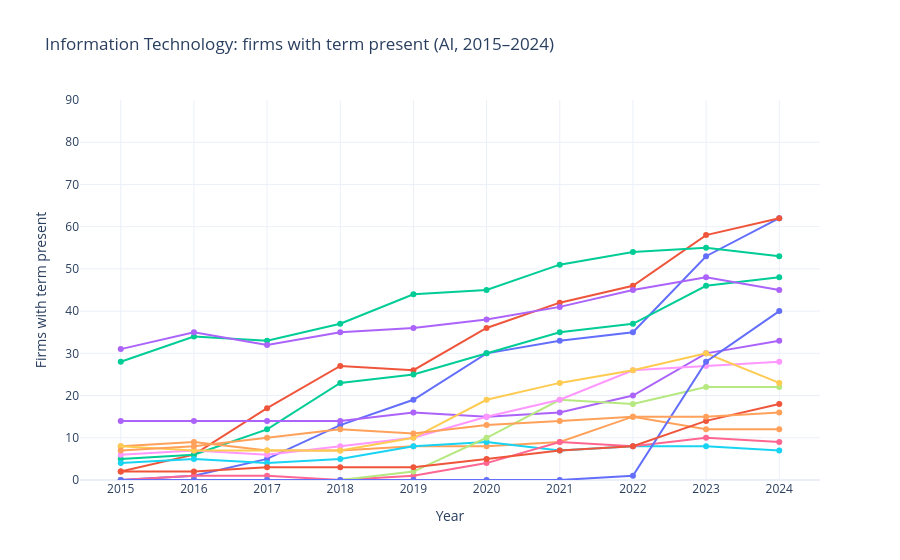
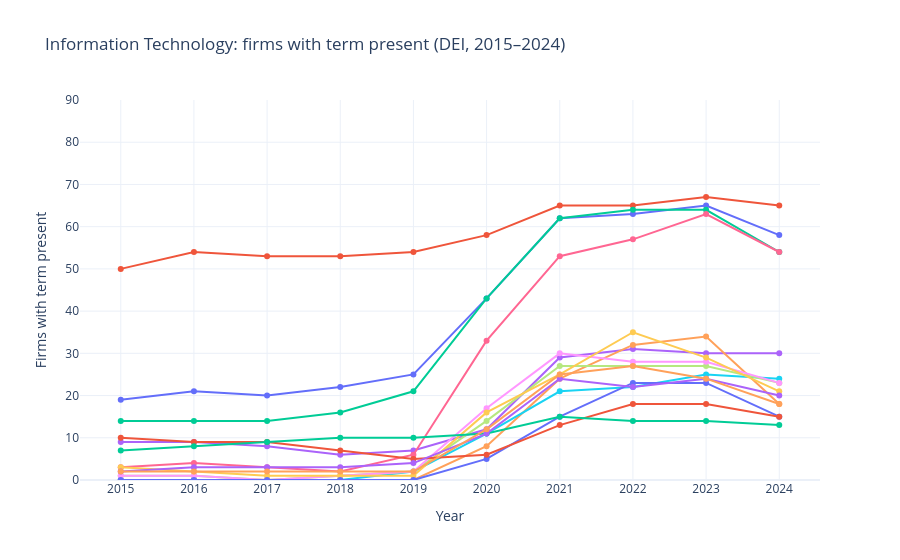

Notebook code for these charts, in order:
### Code cell
import polars as pl
import plotly.express as px
import plotly.io as pio
import yaml

pio.renderers.default = "vscode"

PARQUET_FILE = "spy_10k_2015_present.parquet"
LEXICON_FILE = "AI_DEI_Lexicon.yml"
SECTOR = "Information Technology"
START_YEAR = 2015
END_YEAR = 2024
TOP_N = 15
CHUNK_SIZE = 30
Y_MAX = 90  # fixed max

with open(LEXICON_FILE, "r", encoding="utf-8") as f:
    lex = yaml.safe_load(f)

buckets = {
    "AI": list(lex.get("ai") or []),
    "DEI": list(lex.get("dei") or []),
}

base = (
    pl.scan_parquet(PARQUET_FILE)
      .select(["cik", "gics_sector", "filing_period", "text"])
      .with_columns(
          pl.col("cik").cast(pl.Utf8),
          pl.col("gics_sector").cast(pl.Utf8),
          pl.col("filing_period").cast(pl.Date),
          pl.col("text").cast(pl.Utf8).fill_null(""),
          pl.col("filing_period").cast(pl.Date).dt.year().alias("year"),
      )
      .filter(
          (pl.col("gics_sector") == SECTOR)
          & (pl.col("year") >= START_YEAR)
          & (pl.col("year") <= END_YEAR)
          & pl.col("cik").is_not_null()
      )
      .select(["cik", "year", "text"])
)

def year_term_counts(patterns: list[str]) -> pl.DataFrame:
    if not patterns:
        return pl.DataFrame({"year": []})

    parts = []
    for start in range(0, len(patterns), CHUNK_SIZE):
        chunk = patterns[start:start + CHUNK_SIZE]
        cols = [f"t{start+i:03d}" for i in range(len(chunk))]

        with_terms = (
            base.with_columns([pl.col("text").str.contains(p).alias(c) for p, c in zip(chunk, cols)])
                .select(["cik", "year"] + cols)
        )

        # What this does: collapse multiple rows per firm-year (any section hit -> 1)
        firm_year = with_terms.group_by(["cik", "year"]).agg([pl.max(c).alias(c) for c in cols])

        # What this does: count firms with term present per year
        parts.append(
            firm_year.group_by("year")
                     .agg([pl.sum(c).cast(pl.Int64).alias(c) for c in cols])
                     .sort("year")
                     .collect()
        )

    out = parts[0]
    for part in parts[1:]:
        out = out.join(part, on="year", how="inner")
    return out

def plot_bucket(patterns: list[str], bucket_name: str):
    counts = year_term_counts(patterns)
    if counts.is_empty():
        return

    id_to_pattern = {f"t{i:03d}": patterns[i] for i in range(len(patterns))}

    long_df = (
        counts.melt(id_vars="year", variable_name="term_id", value_name="n_firms_with_term")
              .with_columns(pl.col("term_id").replace(id_to_pattern).alias("pattern"))
    )

    totals = (
        long_df.group_by("pattern")
               .agg(pl.sum("n_firms_with_term").alias("total"))
               .sort("total", descending=True)
    )

    top_patterns = totals.head(TOP_N).get_column("pattern").to_list()
    plot_df = long_df.filter(pl.col("pattern").is_in(top_patterns)).to_pandas()

    fig = px.line(
        plot_df,
        x="year",
        y="n_firms_with_term",
        color="pattern",
        markers=True,
        title=f"{SECTOR}: firms with term present ({bucket_name}, {START_YEAR}–{END_YEAR})",
        labels={"year": "Year", "n_firms_with_term": "Firms with term present"},
    )

    fig.update_layout(template="plotly_white", hovermode="x unified", showlegend=False)
    fig.update_xaxes(tickmode="linear", tick0=START_YEAR, dtick=1)
    fig.update_yaxes(tickmode="linear", tick0=0, dtick=10, range=[0, Y_MAX])
    fig.show()

for bucket_name, patterns in buckets.items():
    plot_bucket(patterns, bucket_name)

### Figure 1 — Plotly figure (JSON) as saved in the notebook; plotly's stock layout.template omitted (floating-point values rounded to 4 significant figures)
{"data": [{"hovertemplate": "pattern=(?i)\\bai\\b<br>Year=%{x}<br>Firms with term present=%{y}<extra></extra>", "legendgroup": "(?i)\\bai\\b", "line": {"color": "#636efa", "dash": "solid"}, "marker": {"symbol": "circle"}, "mode": "lines+markers", "name": "(?i)\\bai\\b", "orientation": "v", "showlegend": true, "type": "scatter", "x": [2015, 2016, 2017, 2018, 2019, 2020, 2021, 2022, 2023, 2024], "xaxis": "x", "y": [0, 1, 5, 13, 19, 30, 33, 35, 53, 62], "yaxis": "y"}, {"hovertemplate": "pattern=(?i)\\bartificial[-\\s]+intelligence\\b<br>Year=%{x}<br>Firms with term present=%{y}<extra></extra>", "legendgroup": "(?i)\\bartificial[-\\s]+intelligence\\b", "line": {"color": "#EF553B", "dash": "solid"}, "marker": {"symbol": "circle"}, "mode": "lines+markers", "name": "(?i)\\bartificial[-\\s]+intelligence\\b", "orientation": "v", "showlegend": true, "type": "scatter", "x": [2015, 2016, 2017, 2018, 2019, 2020, 2021, 2022, 2023, 2024], "xaxis": "x", "y": [2, 6, 17, 27, 26, 36, 42, 46, 58, 62], "yaxis": "y"}, {"hovertemplate": "pattern=(?i)\\bmachine[-\\s]+learning\\b<br>Year=%{x}<br>Firms with term present=%{y}<extra></extra>", "legendgroup": "(?i)\\bmachine[-\\s]+learning\\b", "line": {"color": "#00cc96", "dash": "solid"}, "marker": {"symbol": "circle"}, "mode": "lines+markers", "name": "(?i)\\bmachine[-\\s]+learning\\b", "orientation": "v", "showlegend": true, "type": "scatter", "x": [2015, 2016, 2017, 2018, 2019, 2020, 2021, 2022, 2023, 2024], "xaxis": "x", "y": [5, 6, 12, 23, 25, 30, 35, 37, 46, 48], "yaxis": "y"}, {"hovertemplate": "pattern=(?i)\\balgorithms?\\b<br>Year=%{x}<br>Firms with term present=%{y}<extra></extra>", "legendgroup": "(?i)\\balgorithms?\\b", "line": {"color": "#ab63fa", "dash": "solid"}, "marker": {"symbol": "circle"}, "mode": "lines+markers", "name": "(?i)\\balgorithms?\\b", "orientation": "v", "showlegend": true, "type": "scatter", "x": [2015, 2016, 2017, 2018, 2019, 2020, 2021, 2022, 2023, 2024], "xaxis": "x", "y": [14, 14, 14, 14, 16, 15, 16, 20, 30, 33], "yaxis": "y"}, {"hovertemplate": "pattern=(?i)\\bclassification\\b<br>Year=%{x}<br>Firms with term present=%{y}<extra></extra>", "legendgroup": "(?i)\\bclassification\\b", "line": {"color": "#FFA15A", "dash": "solid"}, "marker": {"symbol": "circle"}, "mode": "lines+markers", "name": "(?i)\\bclassification\\b", "orientation": "v", "showlegend": true, "type": "scatter", "x": [2015, 2016, 2017, 2018, 2019, 2020, 2021, 2022, 2023, 2024], "xaxis": "x", "y": [8, 9, 7, 7, 8, 8, 9, 15, 12, 12], "yaxis": "y"}, {"hovertemplate": "pattern=(?i)\\bdata[-\\s]+science\\b<br>Year=%{x}<br>Firms with term present=%{y}<extra></extra>", "legendgroup": "(?i)\\bdata[-\\s]+science\\b", "line": {"color": "#19d3f3", "dash": "solid"}, "marker": {"symbol": "circle"}, "mode": "lines+markers", "name": "(?i)\\bdata[-\\s]+science\\b", "orientation": "v", "showlegend": true, "type": "scatter", "x": [2015, 2016, 2017, 2018, 2019, 2020, 2021, 2022, 2023, 2024], "xaxis": "x", "y": [4, 5, 4, 5, 8, 9, 7, 8, 8, 7], "yaxis": "y"}, {"hovertemplate": "pattern=(?i)\\bfairness\\b<br>Year=%{x}<br>Firms with term present=%{y}<extra></extra>", "legendgroup": "(?i)\\bfairness\\b", "line": {"color": "#FF6692", "dash": "solid"}, "marker": {"symbol": "circle"}, "mode": "lines+markers", "name": "(?i)\\bfairness\\b", "orientation": "v", "showlegend": true, "type": "scatter", "x": [2015, 2016, 2017, 2018, 2019, 2020, 2021, 2022, 2023, 2024], "xaxis": "x", "y": [0, 1, 1, 0, 1, 4, 9, 8, 10, 9], "yaxis": "y"}, {"hovertemplate": "pattern=(?i)\\bbias\\b<br>Year=%{x}<br>Firms with term present=%{y}<extra></extra>", "legendgroup": "(?i)\\bbias\\b", "line": {"color": "#B6E880", "dash": "solid"}, "marker": {"symbol": "circle"}, "mode": "lines+markers", "name": "(?i)\\bbias\\b", "orientation": "v", "showlegend": true, "type": "scatter", "x": [2015, 2016, 2017, 2018, 2019, 2020, 2021, 2022, 2023, 2024], "xaxis": "x", "y": [0, 0, 0, 0, 2, 10, 19, 18, 22, 22], "yaxis": "y"}, {"hovertemplate": "pattern=(?i)\\btransparency\\b<br>Year=%{x}<br>Firms with term present=%{y}<extra></extra>", "legendgroup": "(?i)\\btransparency\\b", "line": {"color": "#FF97FF", "dash": "solid"}, "marker": {"symbol": "circle"}, "mode": "lines+markers", "name": "(?i)\\btransparency\\b", "orientation": "v", "showlegend": true, "type": "scatter", "x": [2015, 2016, 2017, 2018, 2019, 2020, 2021, 2022, 2023, 2024], "xaxis": "x", "y": [6, 7, 6, 8, 10, 15, 19, 26, 27, 28], "yaxis": "y"}, {"hovertemplate": "pattern=(?i)\\baccountability\\b<br>Year=%{x}<br>Firms with term present=%{y}<extra></extra>", "legendgroup": "(?i)\\baccountability\\b", "line": {"color": "#FECB52", "dash": "solid"}, "marker": {"symbol": "circle"}, "mode": "lines+markers", "name": "(?i)\\baccountability\\b", "orientation": "v", "showlegend": true, "type": "scatter", "x": [2015, 2016, 2017, 2018, 2019, 2020, 2021, 2022, 2023, 2024], "xaxis": "x", "y": [8, 7, 7, 7, 10, 19, 23, 26, 30, 23], "yaxis": "y"}, {"hovertemplate": "pattern=(?i)\\bgenerative[-\\s]+ai\\b<br>Year=%{x}<br>Firms with term present=%{y}<extra></extra>", "legendgroup": "(?i)\\bgenerative[-\\s]+ai\\b", "line": {"color": "#636efa", "dash": "solid"}, "marker": {"symbol": "circle"}, "mode": "lines+markers", "name": "(?i)\\bgenerative[-\\s]+ai\\b", "orientation": "v", "showlegend": true, "type": "scatter", "x": [2015, 2016, 2017, 2018, 2019, 2020, 2021, 2022, 2023, 2024], "xaxis": "x", "y": [0, 0, 0, 0, 0, 0, 0, 1, 28, 40], "yaxis": "y"}, {"hovertemplate": "pattern=(?i)\\bprompt(s)?\\b<br>Year=%{x}<br>Firms with term present=%{y}<extra></extra>", "legendgroup": "(?i)\\bprompt(s)?\\b", "line": {"color": "#EF553B", "dash": "solid"}, "marker": {"symbol": "circle"}, "mode": "lines+markers", "name": "(?i)\\bprompt(s)?\\b", "orientation": "v", "showlegend": true, "type": "scatter", "x": [2015, 2016, 2017, 2018, 2019, 2020, 2021, 2022, 2023, 2024], "xaxis": "x", "y": [2, 2, 3, 3, 3, 5, 7, 8, 14, 18], "yaxis": "y"}, {"hovertemplate": "pattern=(?i)\\bautomation\\b<br>Year=%{x}<br>Firms with term present=%{y}<extra></extra>", "legendgroup": "(?i)\\bautomation\\b", "line": {"color": "#00cc96", "dash": "solid"}, "marker": {"symbol": "circle"}, "mode": "lines+markers", "name": "(?i)\\bautomation\\b", "orientation": "v", "showlegend": true, "type": "scatter", "x": [2015, 2016, 2017, 2018, 2019, 2020, 2021, 2022, 2023, 2024], "xaxis": "x", "y": [28, 34, 33, 37, 44, 45, 51, 54, 55, 53], "yaxis": "y"}, {"hovertemplate": "pattern=(?i)\\bagents?\\b<br>Year=%{x}<br>Firms with term present=%{y}<extra></extra>", "legendgroup": "(?i)\\bagents?\\b", "line": {"color": "#ab63fa", "dash": "solid"}, "marker": {"symbol": "circle"}, "mode": "lines+markers", "name": "(?i)\\bagents?\\b", "orientation": "v", "showlegend": true, "type": "scatter", "x": [2015, 2016, 2017, 2018, 2019, 2020, 2021, 2022, 2023, 2024], "xaxis": "x", "y": [31, 35, 32, 35, 36, 38, 41, 45, 48, 45], "yaxis": "y"}, {"hovertemplate": "pattern=(?i)\\brobotics?\\b<br>Year=%{x}<br>Firms with term present=%{y}<extra></extra>", "legendgroup": "(?i)\\brobotics?\\b", "line": {"color": "#FFA15A", "dash": "solid"}, "marker": {"symbol": "circle"}, "mode": "lines+markers", "name": "(?i)\\brobotics?\\b", "orientation": "v", "showlegend": true, "type": "scatter", "x": [2015, 2016, 2017, 2018, 2019, 2020, 2021, 2022, 2023, 2024], "xaxis": "x", "y": [7, 8, 10, 12, 11, 13, 14, 15, 15, 16], "yaxis": "y"}], "layout": {"hovermode": "x unified", "legend": {"title": {"text": "pattern"}, "tracegroupgap": 0}, "showlegend": false, "title": {"text": "Information Technology: firms with term present (AI, 2015–2024)"}, "xaxis": {"anchor": "y", "domain": [0, 1], "dtick": 1, "tick0": 2015, "tickmode": "linear", "title": {"text": "Year"}}, "yaxis": {"anchor": "x", "domain": [0, 1], "dtick": 10, "range": [0, 90], "tick0": 0, "tickmode": "linear", "title": {"text": "Firms with term present"}}}}

### Figure 2 — Plotly figure (JSON) as saved in the notebook; plotly's stock layout.template omitted (floating-point values rounded to 4 significant figures)
{"data": [{"hovertemplate": "pattern=(?i)\\bdiversity\\b<br>Year=%{x}<br>Firms with term present=%{y}<extra></extra>", "legendgroup": "(?i)\\bdiversity\\b", "line": {"color": "#636efa", "dash": "solid"}, "marker": {"symbol": "circle"}, "mode": "lines+markers", "name": "(?i)\\bdiversity\\b", "orientation": "v", "showlegend": true, "type": "scatter", "x": [2015, 2016, 2017, 2018, 2019, 2020, 2021, 2022, 2023, 2024], "xaxis": "x", "y": [19, 21, 20, 22, 25, 43, 62, 63, 65, 58], "yaxis": "y"}, {"hovertemplate": "pattern=(?i)\\bequity\\b<br>Year=%{x}<br>Firms with term present=%{y}<extra></extra>", "legendgroup": "(?i)\\bequity\\b", "line": {"color": "#EF553B", "dash": "solid"}, "marker": {"symbol": "circle"}, "mode": "lines+markers", "name": "(?i)\\bequity\\b", "orientation": "v", "showlegend": true, "type": "scatter", "x": [2015, 2016, 2017, 2018, 2019, 2020, 2021, 2022, 2023, 2024], "xaxis": "x", "y": [50, 54, 53, 53, 54, 58, 65, 65, 67, 65], "yaxis": "y"}, {"hovertemplate": "pattern=(?i)\\binclusion\\b<br>Year=%{x}<br>Firms with term present=%{y}<extra></extra>", "legendgroup": "(?i)\\binclusion\\b", "line": {"color": "#00cc96", "dash": "solid"}, "marker": {"symbol": "circle"}, "mode": "lines+markers", "name": "(?i)\\binclusion\\b", "orientation": "v", "showlegend": true, "type": "scatter", "x": [2015, 2016, 2017, 2018, 2019, 2020, 2021, 2022, 2023, 2024], "xaxis": "x", "y": [14, 14, 14, 16, 21, 43, 62, 64, 64, 54], "yaxis": "y"}, {"hovertemplate": "pattern=(?i)\\bbelonging\\b<br>Year=%{x}<br>Firms with term present=%{y}<extra></extra>", "legendgroup": "(?i)\\bbelonging\\b", "line": {"color": "#ab63fa", "dash": "solid"}, "marker": {"symbol": "circle"}, "mode": "lines+markers", "name": "(?i)\\bbelonging\\b", "orientation": "v", "showlegend": true, "type": "scatter", "x": [2015, 2016, 2017, 2018, 2019, 2020, 2021, 2022, 2023, 2024], "xaxis": "x", "y": [9, 9, 8, 6, 7, 12, 29, 31, 30, 30], "yaxis": "y"}, {"hovertemplate": "pattern=(?i)\\bdiversity[-\\s,]+equity[-\\s,]+(?:and[-\\s]+)?inclusion\\b<br>Year=%{x}<br>Firms with term present=%{y}<extra></extra>", "legendgroup": "(?i)\\bdiversity[-\\s,]+equity[-\\s,]+(?:and[-\\s]+)?inclusion\\b", "line": {"color": "#FFA15A", "dash": "solid"}, "marker": {"symbol": "circle"}, "mode": "lines+markers", "name": "(?i)\\bdiversity[-\\s,]+equity[-\\s,]+(?:and[-\\s]+)?inclusion\\b", "orientation": "v", "showlegend": true, "type": "scatter", "x": [2015, 2016, 2017, 2018, 2019, 2020, 2021, 2022, 2023, 2024], "xaxis": "x", "y": [0, 0, 0, 0, 0, 8, 24, 32, 34, 18], "yaxis": "y"}, {"hovertemplate": "pattern=(?i)\\bemployee[-\\s]+resource[-\\s]+groups?\\b<br>Year=%{x}<br>Firms with term present=%{y}<extra></extra>", "legendgroup": "(?i)\\bemployee[-\\s]+resource[-\\s]+groups?\\b", "line": {"color": "#19d3f3", "dash": "solid"}, "marker": {"symbol": "circle"}, "mode": "lines+markers", "name": "(?i)\\bemployee[-\\s]+resource[-\\s]+groups?\\b", "orientation": "v", "showlegend": true, "type": "scatter", "x": [2015, 2016, 2017, 2018, 2019, 2020, 2021, 2022, 2023, 2024], "xaxis": "x", "y": [0, 0, 0, 0, 2, 11, 21, 22, 25, 24], "yaxis": "y"}, {"hovertemplate": "pattern=(?i)\\b(inclusive|inclusivity)\\b<br>Year=%{x}<br>Firms with term present=%{y}<extra></extra>", "legendgroup": "(?i)\\b(inclusive|inclusivity)\\b", "line": {"color": "#FF6692", "dash": "solid"}, "marker": {"symbol": "circle"}, "mode": "lines+markers", "name": "(?i)\\b(inclusive|inclusivity)\\b", "orientation": "v", "showlegend": true, "type": "scatter", "x": [2015, 2016, 2017, 2018, 2019, 2020, 2021, 2022, 2023, 2024], "xaxis": "x", "y": [3, 4, 3, 2, 6, 33, 53, 57, 63, 54], "yaxis": "y"}, {"hovertemplate": "pattern=(?i)\\bunderrepresented\\b<br>Year=%{x}<br>Firms with term present=%{y}<extra></extra>", "legendgroup": "(?i)\\bunderrepresented\\b", "line": {"color": "#B6E880", "dash": "solid"}, "marker": {"symbol": "circle"}, "mode": "lines+markers", "name": "(?i)\\bunderrepresented\\b", "orientation": "v", "showlegend": true, "type": "scatter", "x": [2015, 2016, 2017, 2018, 2019, 2020, 2021, 2022, 2023, 2024], "xaxis": "x", "y": [1, 1, 0, 1, 2, 14, 27, 27, 27, 23], "yaxis": "y"}, {"hovertemplate": "pattern=(?i)\\bunder[-\\s]*represented\\b<br>Year=%{x}<br>Firms with term present=%{y}<extra></extra>", "legendgroup": "(?i)\\bunder[-\\s]*represented\\b", "line": {"color": "#FF97FF", "dash": "solid"}, "marker": {"symbol": "circle"}, "mode": "lines+markers", "name": "(?i)\\bunder[-\\s]*represented\\b", "orientation": "v", "showlegend": true, "type": "scatter", "x": [2015, 2016, 2017, 2018, 2019, 2020, 2021, 2022, 2023, 2024], "xaxis": "x", "y": [1, 1, 0, 1, 2, 17, 30, 28, 28, 23], "yaxis": "y"}, {"hovertemplate": "pattern=(?i)\\bblack\\b<br>Year=%{x}<br>Firms with term present=%{y}<extra></extra>", "legendgroup": "(?i)\\bblack\\b", "line": {"color": "#FECB52", "dash": "solid"}, "marker": {"symbol": "circle"}, "mode": "lines+markers", "name": "(?i)\\bblack\\b", "orientation": "v", "showlegend": true, "type": "scatter", "x": [2015, 2016, 2017, 2018, 2019, 2020, 2021, 2022, 2023, 2024], "xaxis": "x", "y": [3, 2, 1, 1, 1, 16, 25, 35, 29, 21], "yaxis": "y"}, {"hovertemplate": "pattern=(?i)\\bhispanic\\b<br>Year=%{x}<br>Firms with term present=%{y}<extra></extra>", "legendgroup": "(?i)\\bhispanic\\b", "line": {"color": "#636efa", "dash": "solid"}, "marker": {"symbol": "circle"}, "mode": "lines+markers", "name": "(?i)\\bhispanic\\b", "orientation": "v", "showlegend": true, "type": "scatter", "x": [2015, 2016, 2017, 2018, 2019, 2020, 2021, 2022, 2023, 2024], "xaxis": "x", "y": [0, 0, 0, 0, 0, 5, 15, 23, 23, 15], "yaxis": "y"}, {"hovertemplate": "pattern=(?i)\\basian\\b<br>Year=%{x}<br>Firms with term present=%{y}<extra></extra>", "legendgroup": "(?i)\\basian\\b", "line": {"color": "#EF553B", "dash": "solid"}, "marker": {"symbol": "circle"}, "mode": "lines+markers", "name": "(?i)\\basian\\b", "orientation": "v", "showlegend": true, "type": "scatter", "x": [2015, 2016, 2017, 2018, 2019, 2020, 2021, 2022, 2023, 2024], "xaxis": "x", "y": [10, 9, 9, 7, 5, 6, 13, 18, 18, 15], "yaxis": "y"}, {"hovertemplate": "pattern=(?i)\\baccessibility\\b<br>Year=%{x}<br>Firms with term present=%{y}<extra></extra>", "legendgroup": "(?i)\\baccessibility\\b", "line": {"color": "#00cc96", "dash": "solid"}, "marker": {"symbol": "circle"}, "mode": "lines+markers", "name": "(?i)\\baccessibility\\b", "orientation": "v", "showlegend": true, "type": "scatter", "x": [2015, 2016, 2017, 2018, 2019, 2020, 2021, 2022, 2023, 2024], "xaxis": "x", "y": [7, 8, 9, 10, 10, 11, 15, 14, 14, 13], "yaxis": "y"}, {"hovertemplate": "pattern=(?i)\\bdisability\\b<br>Year=%{x}<br>Firms with term present=%{y}<extra></extra>", "legendgroup": "(?i)\\bdisability\\b", "line": {"color": "#ab63fa", "dash": "solid"}, "marker": {"symbol": "circle"}, "mode": "lines+markers", "name": "(?i)\\bdisability\\b", "orientation": "v", "showlegend": true, "type": "scatter", "x": [2015, 2016, 2017, 2018, 2019, 2020, 2021, 2022, 2023, 2024], "xaxis": "x", "y": [2, 3, 3, 3, 4, 11, 24, 22, 24, 20], "yaxis": "y"}, {"hovertemplate": "pattern=(?i)\\bveterans?\\b<br>Year=%{x}<br>Firms with term present=%{y}<extra></extra>", "legendgroup": "(?i)\\bveterans?\\b", "line": {"color": "#FFA15A", "dash": "solid"}, "marker": {"symbol": "circle"}, "mode": "lines+markers", "name": "(?i)\\bveterans?\\b", "orientation": "v", "showlegend": true, "type": "scatter", "x": [2015, 2016, 2017, 2018, 2019, 2020, 2021, 2022, 2023, 2024], "xaxis": "x", "y": [2, 2, 2, 2, 2, 12, 25, 27, 24, 18], "yaxis": "y"}], "layout": {"hovermode": "x unified", "legend": {"title": {"text": "pattern"}, "tracegroupgap": 0}, "showlegend": false, "title": {"text": "Information Technology: firms with term present (DEI, 2015–2024)"}, "xaxis": {"anchor": "y", "domain": [0, 1], "dtick": 1, "tick0": 2015, "tickmode": "linear", "title": {"text": "Year"}}, "yaxis": {"anchor": "x", "domain": [0, 1], "dtick": 10, "range": [0, 90], "tick0": 0, "tickmode": "linear", "title": {"text": "Firms with term present"}}}}
